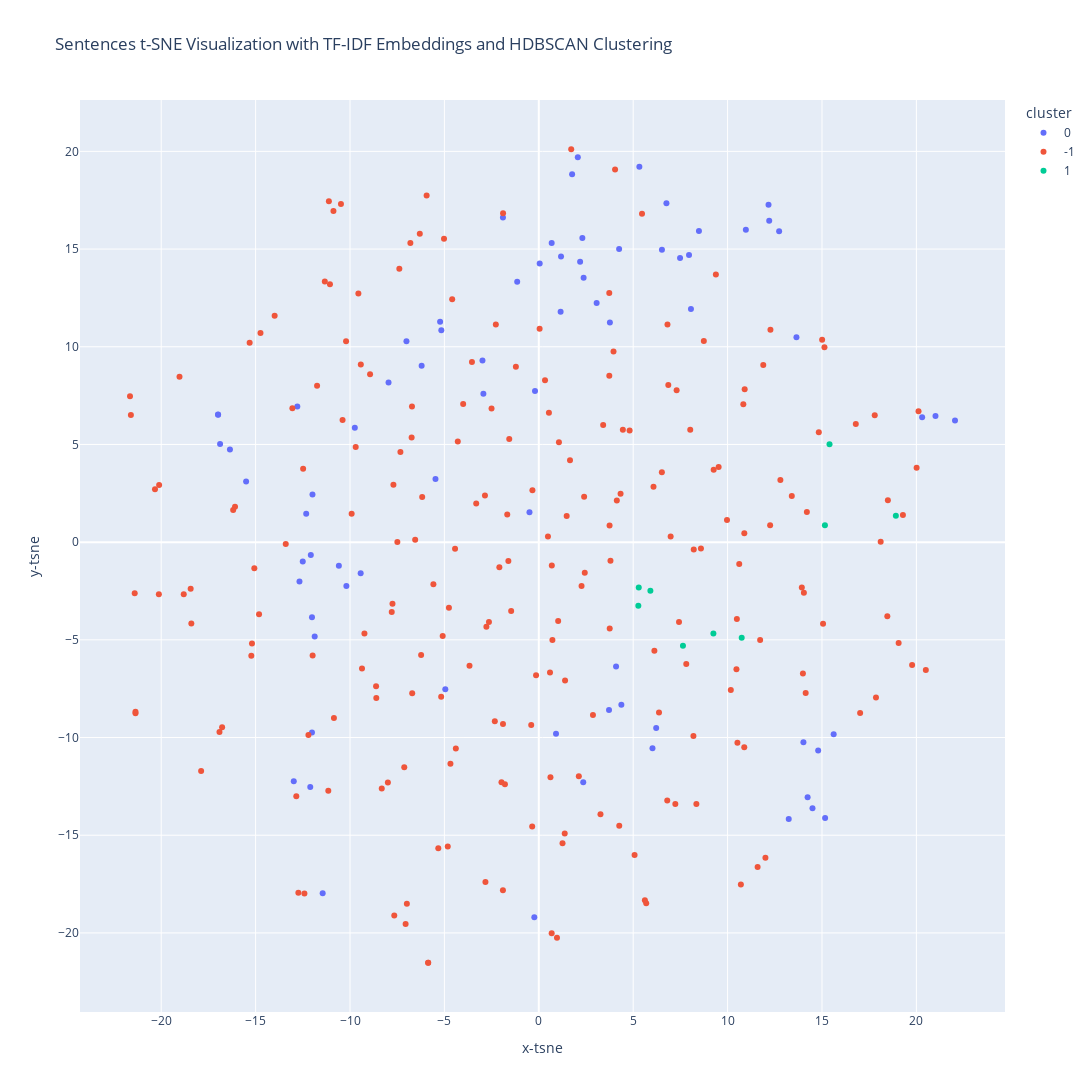

Notebook source saved alongside this figure:
### Code cell
tfidf_df['cluster'] = tfidf_df['cluster'].astype(str)
fig_cluster = px.scatter(
    tfidf_df,
    x="x-tsne",
    y="y-tsne",
    color="cluster",
    hover_data={"text": True, "label": True, "cluster": True},
    title="Sentences t-SNE Visualization with TF-IDF Embeddings and HDBSCAN Clustering",
    width=1200,
    height=1200,
)
fig_cluster.show()

### Figure 1 — Plotly figure (JSON) as saved in the notebook; plotly's stock layout.template omitted (floating-point values rounded to 4 significant figures; data arrays with more than 128 entries replaced by an {"elided": "..."} marker saying what was removed)
{"data": [{"customdata": {"elided": "76x3 str values"}, "hovertemplate": "cluster=%{customdata[2]}<br>x-tsne=%{x}<br>y-tsne=%{y}<br>text=%{customdata[0]}<br>label=%{customdata[1]}<extra></extra>", "legendgroup": "0", "marker": {"color": "#636efa", "symbol": "circle"}, "mode": "markers", "name": "0", "orientation": "v", "showlegend": true, "type": "scatter", "x": [1.155, -0.2374, -11.45, 22.05, -12.68, -12.5, 8.483, -5.472, 2.307, 8.059, -15.5, -2.983, 15.62, 3.064, 5.327, 0.04654, -2.935, 4.254, -16.36, 14.24, 3.72, -1.9, -5.163, 6.76, -12.08, 12.17, 2.354, -1.145, 1.764, -5.228, 14.5, 2.066, -10.19, 2.374, 7.957, -16.99, -12.98, 0.9116, -7.01, 21.01, 12.73, -9.745, -16.88, -12.01, 6.218, -0.2012, -6.206, 7.483, 15.17, 3.766, -12.11, 13.24, 0.6818, 12.2, 2.188, -12.79, -16.99, 4.373, -4.952, 1.177, 6.522, 20.31, -11.87, -12.32, 14.8, 6.021, 13.65, 14.02, 4.093, -11.99, -7.959, -9.436, -0.4942, -12.01, -10.59, 10.97], "xaxis": "x", "y": [11.79, -19.2, -17.97, 6.23, -2.016, -0.9854, 15.92, 3.231, 15.56, 11.93, 3.099, 9.296, -9.834, 12.23, 19.21, 14.26, 7.593, 15.01, 4.735, -13.06, -8.588, 16.61, 10.84, 17.34, -0.6589, 17.27, -12.29, 13.33, 18.82, 11.28, -13.61, 19.69, -2.251, 13.52, 14.7, 6.526, -12.23, -9.809, 10.28, 6.458, 15.92, 5.852, 5.021, -9.738, -9.507, 7.737, 9.032, 14.54, -14.12, 11.23, -12.53, -14.17, 15.31, 16.45, 14.35, 6.945, 6.527, -8.319, -7.524, 14.62, 14.96, 6.397, -4.832, 1.455, -10.66, -10.55, 10.48, -10.24, -6.37, 2.442, 8.165, -1.592, 1.53, -3.849, -1.212, 15.99], "yaxis": "y"}, {"customdata": {"elided": "215x3 str values"}, "hovertemplate": "cluster=%{customdata[2]}<br>x-tsne=%{x}<br>y-tsne=%{y}<br>text=%{customdata[0]}<br>label=%{customdata[1]}<extra></extra>", "legendgroup": "-1", "marker": {"color": "#EF553B", "symbol": "circle"}, "mode": "markers", "name": "-1", "orientation": "v", "showlegend": true, "type": "scatter", "x": {"elided": "215 float values"}, "xaxis": "x", "y": {"elided": "215 float values"}, "yaxis": "y"}, {"customdata": [["Police inspector Holloway (Patrick Wymark).........", "mystery", "1"], ["The film is set in.........", "film noir", "1"], ["Christopher, a lustful man goes.........", "horror", "1"], ["Jeff Hassard (Dean Jagger) and.........", "western", "1"], ["When Los Angeles' police force.........", "thriller", "1"], ["Two college girls, Ducky and.........", "comedy", "1"], ["The story revolves around an.........", "drama, thriller", "1"], ["A young woman goes to.........", "thriller", "1"], ["A spirit (\"Patrick\") haunts a.........", "thriller", "1"]], "hovertemplate": "cluster=%{customdata[2]}<br>x-tsne=%{x}<br>y-tsne=%{y}<br>text=%{customdata[0]}<br>label=%{customdata[1]}<extra></extra>", "legendgroup": "1", "marker": {"color": "#00cc96", "symbol": "circle"}, "mode": "markers", "name": "1", "orientation": "v", "showlegend": true, "type": "scatter", "x": [15.16, 5.273, 9.248, 10.75, 15.4, 5.294, 18.91, 7.636, 5.911], "xaxis": "x", "y": [0.8699, -3.257, -4.681, -4.898, 5.015, -2.321, 1.355, -5.307, -2.484], "yaxis": "y"}], "layout": {"height": 1200, "legend": {"title": {"text": "cluster"}, "tracegroupgap": 0}, "title": {"text": "Sentences t-SNE Visualization with TF-IDF Embeddings and HDBSCAN Clustering"}, "width": 1200, "xaxis": {"anchor": "y", "domain": [0, 1], "title": {"text": "x-tsne"}}, "yaxis": {"anchor": "x", "domain": [0, 1], "title": {"text": "y-tsne"}}}}
